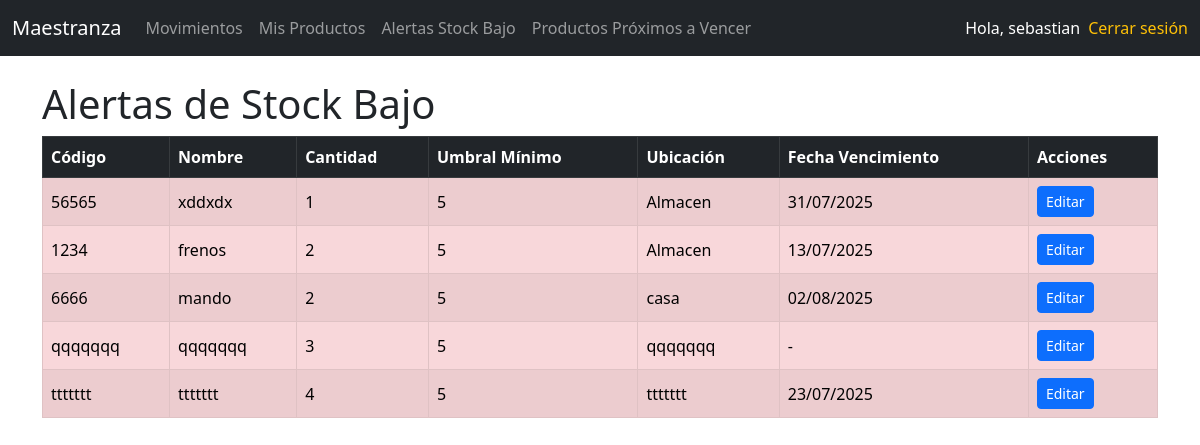
Screenshot of /alertas/stock-bajo/ (signed in) with the database file from the repository.
### inventario/models.py (models this page shows, shortened)
class Producto(models.Model):
    codigo = models.CharField(max_length=20, unique=True)
    nombre = models.CharField(max_length=100)
    descripcion = models.TextField(blank=True)
    cantidad = models.PositiveIntegerField(default=0)
    ubicacion = models.CharField(max_length=100)
    fecha_vencimiento = models.DateField(null=True, blank=True)
    umbral_stock_bajo = models.PositiveIntegerField(default=5)  # umbral para alerta
    categorias = models.ManyToManyField(Categoria, blank=True)

### inventario/views.py (the view)
# urls.py: path('alertas/stock-bajo/', AlertaStockBajoListView.as_view(), name='alerta-stock-bajo'),
class AlertaStockBajoListView(LoginRequiredMixin, ListView):
    model = Producto
    template_name = 'inventario/alerta_stock_bajo.html'
    context_object_name = 'productos_alerta'
    def get_queryset(self):
        return Producto.objects.filter(cantidad__lte=F('umbral_stock_bajo')).order_by('cantidad')

### inventario/templatetags/user_tags.py (called while the page is built)
@register.filter(name='has_group')
def has_group(user, group_name):
    return user.groups.filter(name=group_name).exists()

### inventario/templates/inventario/alerta_stock_bajo.html (shortened to what this page needs)
{% extends 'base.html' %}
{% block content %}
<h1>Alertas de Stock Bajo</h1>
{% if productos_alerta %}
    <table class="table table-striped table-bordered align-middle">
        <thead class="table-dark">
            <tr>
                <th>Código</th>
                <th>Nombre</th>
                <th>Cantidad</th>
                <th>Umbral Mínimo</th>
                <th>Ubicación</th>
                <th>Fecha Vencimiento</th>
                <th>Acciones</th>
            </tr>
        </thead>
        <tbody>
            {% for producto in productos_alerta %}
            <tr class="table-danger">
                <td>{{ producto.codigo }}</td>
                <td>{{ producto.nombre }}</td>
                <td>{{ producto.cantidad }}</td>
                <td>{{ producto.umbral_stock_bajo }}</td>
                <td>{{ producto.ubicacion }}</td>
                <td>
                    {% if producto.fecha_vencimiento %}
                        {{ producto.fecha_vencimiento|date:"d/m/Y" }}
                    {% else %}
                        -
                    {% endif %}
                </td>
                <td>
                    <a href="{% url 'producto-editar' producto.pk %}" class="btn btn-primary btn-sm">Editar</a>
                </td>
            </tr>
            {% endfor %}
        </tbody>
    </table>
{% else %}
    <div class="alert alert-success">No hay productos con stock bajo.</div>
{% endif %}
{% endblock %}

### inventario/templates/inventario/navbar.html (shortened to what this page needs)
<nav class="navbar navbar-expand-lg navbar-dark bg-dark">
  <div class="container-fluid">
    <a class="navbar-brand" href="{% url 'home' %}">Maestranza</a>
{% load user_tags %}
    <div class="collapse navbar-collapse" id="navbarContent">
      <ul class="navbar-nav me-auto mb-2 mb-lg-0">
        {% if user.is_authenticated %}
            {% if user|has_group:"Administrador" or user|has_group:"Gestor de Inventario" or user|has_group:"Encargado de Logística" %}
                <li class="nav-item"><a class="nav-link" href="{% url 'movimiento-list' %}">Movimientos</a></li>
            {% endif %}
            {% if user|has_group:"Gestor de Inventario" %}
                <li class="nav-item"><a class="nav-link" href="{% url 'producto-list' %}">Mis Productos</a></li>
            {% endif %}
            {% if user|has_group:"Administrador" or user|has_group:"Gestor de Inventario" or user|has_group:"Encargado de Logística" %}
                <li class="nav-item"><a class="nav-link" href="{% url 'alerta-stock-bajo' %}">Alertas Stock Bajo</a></li>
            {% endif %}
            {% if user|has_group:"Administrador" or user|has_group:"Gestor de Inventario" or user|has_group:"Encargado de Logística" %}
                <li class="nav-item"><a class="nav-link" href="{% url 'productos-vencimiento' %}">Productos Próximos a Vencer</a></li>
            {% endif %}
        {% endif %}
      </ul>
      <ul class="navbar-nav mb-2 mb-lg-0">
        {% if user.is_authenticated %}
            <li class="nav-item">
              <span class="navbar-text text-white me-2">Hola, {{ user.username }}</span>
            </li>
            <li class="nav-item">
              <form method="post" action="{% url 'logout' %}">
                <button class="btn btn-link nav-link text-warning" type="submit" style="padding: 0;">Cerrar sesión</button>
              </form>
            </li>
        {% else %}
            <li class="nav-item"><a class="nav-link text-success" href="{% url 'login' %}">Iniciar sesión</a></li>
            <li class="nav-item"><a class="nav-link text-info" href="{% url 'register' %}">Registrarse</a></li>
        {% endif %}
      </ul>
    </div>
  </div>
</nav>

### rows the page displays
Producto: codigo "56565", nombre "xddxdx", cantidad "1", umbral_stock_bajo "5", ubicacion "Almacen", fecha_vencimiento "31/07/2025"
Producto: codigo "1234", nombre "frenos", cantidad "2", umbral_stock_bajo "5", ubicacion "Almacen", fecha_vencimiento "13/07/2025"
Producto: codigo "6666", nombre "mando", cantidad "2", umbral_stock_bajo "5", ubicacion "casa", fecha_vencimiento "02/08/2025"
Producto: codigo "qqqqqqq", nombre "qqqqqqq", cantidad "3", umbral_stock_bajo "5", ubicacion "qqqqqqq"
Producto: codigo "ttttttt", nombre "ttttttt", cantidad "4", umbral_stock_bajo "5", ubicacion "ttttttt", fecha_vencimiento "23/07/2025"

### other values shown
{{ user.username }} "sebastian"
